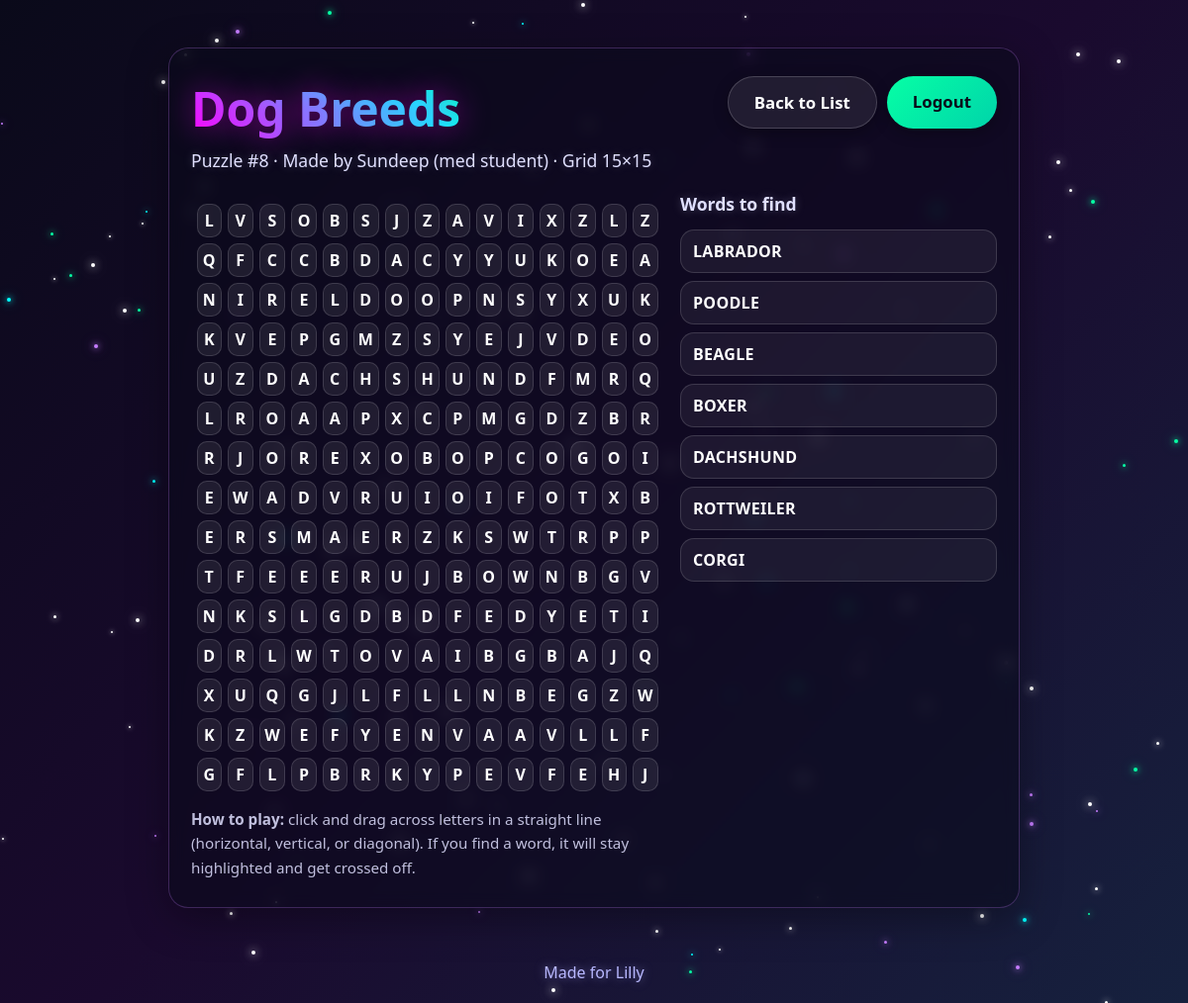
The app's page /lilly/puzzles/8 (signed in) with its own data.
### tables this page shows
CREATE TABLE puzzles (
              id INTEGER PRIMARY KEY AUTOINCREMENT,
              created_at TEXT NOT NULL,
              creator_name TEXT NOT NULL,
              theme TEXT NOT NULL,
              grid_size INTEGER NOT NULL,
              words_json TEXT NOT NULL,
              grid_json TEXT NOT NULL,
              placements_json TEXT NOT NULL
            );

### app.py (the view)
@app.route("/lilly/puzzles/<int:puzzle_id>")
def lilly_solve(puzzle_id: int):
    if not lilly_is_authed():
        return redirect(url_for("lilly_login"))
    with get_db() as conn:
        row = conn.execute("SELECT * FROM puzzles WHERE id = ?", (puzzle_id,)).fetchone()
    if row is None:
        return "Puzzle not found", 404
    words = json.loads(row["words_json"])
    grid = json.loads(row["grid_json"])
    found_words = set(get_progress(puzzle_id))
    found_cells: dict[str, list[list[int]]] = {}
    try:
        placements = json.loads(row["placements_json"])
    except json.JSONDecodeError:
        placements = []
    for pl in placements:
        w = str(pl.get("word") or "").upper()
        cells = pl.get("cells") or []
        if w and w in found_words and isinstance(cells, list):
            found_cells[w] = cells
    return render_template(
        "lilly_solve.html",
        puzzle={
            "id": row["id"],
            "theme": row["theme"],
            "creator_name": row["creator_name"],
            "grid_size": row["grid_size"],
            "words": words,
            "grid": grid,
            "found_words": sorted(found_words),
            "found_cells": found_cells,
        },
    )

### app.py (called while the page is built)
def get_db() -> sqlite3.Connection:
    conn = sqlite3.connect(DB_PATH)
    conn.row_factory = sqlite3.Row
    conn.execute("PRAGMA foreign_keys = ON")
    return conn

def lilly_is_authed() -> bool:
    return bool(session.get("lilly_authed"))

def get_progress(puzzle_id: int) -> list[str]:
    with get_db() as conn:
        row = conn.execute(
            "SELECT found_words_json FROM lilly_progress WHERE puzzle_id = ?",
            (puzzle_id,),
        ).fetchone()
    if row is None:
        return []
    try:
        data = json.loads(row["found_words_json"])
        return [str(w).upper() for w in data if str(w).strip()]
    except json.JSONDecodeError:
        return []

### templates/lilly_solve.html (shortened to what this page needs)
{% extends "base.html" %}
{% block content %}
<div class="card">
  <div style="display:flex; align-items:flex-start; justify-content:space-between; gap:12px; flex-wrap:wrap;">
    <div style="text-align:left;">
      <h1 style="margin-bottom:6px;">{{ puzzle.theme }}</h1>
      <div class="subtitle" style="margin-bottom:0;">
        Puzzle #{{ puzzle.id }} · Made by {{ puzzle.creator_name }} · Grid {{ puzzle.grid_size }}×{{ puzzle.grid_size }}
      </div>
    </div>
    <div style="display:flex; gap:10px; flex-wrap:wrap;">
      <a class="btn btn-ghost" href="{{ url_for('lilly_dashboard') }}">Back to List</a>
      <a class="btn btn-secondary" href="{{ url_for('lilly_logout') }}">Logout</a>
    </div>
  </div>
  <div class="layout" style="margin-top: 14px;">
    <div class="grid-wrap">
      <table class="grid" aria-label="Word search puzzle grid">
        <tbody>
          {% for row in puzzle.grid %}
          {% set r = loop.index0 %}
          <tr>
            {% for ch in row %}
            <td class="cell" data-r="{{ r }}" data-c="{{ loop.index0 }}">{{ ch }}</td>
            {% endfor %}
          </tr>
          {% endfor %}
        </tbody>
      </table>
      <div class="hint">
        <strong>How to play:</strong> click and drag across letters in a straight line (horizontal, vertical, or diagonal).
        If you find a word, it will stay highlighted and get crossed off.
      </div>
    </div>
    <div>
      <div class="subtitle" style="margin-bottom: 0; text-align:left;"><strong>Words to find</strong></div>
      <div class="wordlist" id="wordlist">
        {% for w in puzzle.words %}
        <div class="word {% if w in puzzle.found_words %}done{% endif %}" data-word="{{ w }}">{{ w }}</div>
        {% endfor %}
      </div>
    </div>
  </div>
</div>
{% endblock %}

### templates/base.html (style rules this page uses)
* { margin: 0; padding: 0; box-sizing: border-box; }
body { font-family: 'Comic Sans MS', 'Segoe UI', Tahoma, Geneva, Verdana, sans-serif; background: linear-gradient(135deg, #0a0a1a 0%, #1a0a2e 50%, #16213e 100%); min-height: 100vh; color: #ffffff; position: relative; overflow-x: hidden; }
.card { background: rgba(10, 10, 26, 0.55); border: 1px solid rgba(199, 125, 255, 0.25); box-shadow: 0 10px 40px rgba(0, 0, 0, 0.35); backdrop-filter: blur(8px); border-radius: 20px; padding: 28px 22px; }
h1 { font-size: 3rem; margin-bottom: 18px; background: linear-gradient(45deg, #ff00ff, #00ffff, #00ff00); -webkit-background-clip: text; -webkit-text-fill-color: transparent; background-clip: text; text-shadow: 0 0 30px rgba(255, 0, 255, 0.5); }
.subtitle { color: #e0e0ff; text-shadow: 0 0 10px rgba(224, 224, 255, 0.25); font-size: 1.1rem; line-height: 1.7; margin-bottom: 22px; }
.btn { padding: 14px 26px; font-size: 1.05rem; font-weight: bold; border: none; border-radius: 999px; cursor: pointer; transition: transform 0.2s ease, box-shadow 0.2s ease, filter 0.2s ease; text-decoration: none; display: inline-block; box-shadow: 0 4px 15px rgba(0, 0, 0, 0.3); font-family: 'Comic Sans MS', 'Segoe UI', sans-serif; }
.btn-secondary { background: linear-gradient(135deg, #06ffa5, #00d4aa); color: #0a0a1a; }
.btn-ghost { background: rgba(255,255,255,0.08); color: #fff; border: 1px solid rgba(255,255,255,0.18); }

### templates/lilly_solve.html (style rules this page uses)
.layout { display: grid; grid-template-columns: 1fr 320px; gap: 16px; align-items: start; text-align: left; }
.grid-wrap { overflow-x: auto; }
table.grid { border-collapse: separate; border-spacing: 6px; margin: 8px auto 0; }
table.grid td { width: 34px; height: 34px; text-align: center; vertical-align: middle; border-radius: 10px; background: rgba(255,255,255,0.08); border: 1px solid rgba(255,255,255,0.14); font-weight: 900; letter-spacing: 0.5px; user-select: none; cursor: pointer; transition: transform 120ms ease, filter 120ms ease, background 120ms ease; }
.wordlist { display: flex; flex-direction: column; gap: 8px; margin-top: 10px; }
.word { padding: 10px 12px; border-radius: 14px; border: 1px solid rgba(255,255,255,0.14); background: rgba(255,255,255,0.06); font-weight: 900; letter-spacing: 0.3px; display:flex; align-items:center; justify-content:space-between; gap:10px; }
.hint { color: rgba(224,224,255,0.85); font-size: 0.95rem; line-height: 1.6; margin-top: 10px; }

### records on screen
puzzles: theme "Dog Breeds", id "8", creator_name "Sundeep (med student)", grid_size "15"

### other values on screen
{{ ch }} "L" "V" "S" "O" "B" "S" "J" "Z" "A" "V" "I" "X" "Z" "L" "Z" "Q" "F" "C" "C" "B" "D" "A" "C" "Y" "Y" "U" "K" "O" "E" "A" "N" "I" "R" "E" "L" "D" "O" "O" "P" "N" "S" "Y" "X" "U" "K" "K" "V" "E" "P" "G" "M" "Z" "S" "Y" "E" "J" "V" "D" "E" "O" "U" "Z" "D" "A" "C" "H" "S" "H" "U" "N" "D" "F" "M" "R" "Q" "L" "R" "O" "A" "A" "P" "X" "C" "P" "M" "G" "D" "Z" "B" "R" "R" "J" "O" "R" "E" "X" "O" "B" "O" "P" "C" "O" "G" "O" "I" "E" "W" "A" "D" "V" "R" "U" "I" "O" "I" "F" "O" "T" "X" "B" "E" "R" "S" "M" "A" "E" "R" "Z" "K" "S" "W" "T" "R" "P" "P" "T" "F" "E" "E" "E" "R" "U" "J" "B" "O" "W" "N" "B" "G" "V" "N" "K" "S" "L" "G" "D" "B" "D" "F" "E" "D" "Y" "E" "T" "I" "D" "R" "L" "W" "T" "O" "V" "A" "I" "B" "G" "B" "A" "J" "Q" "X" "U" "Q" "G" "J" "L" "F" "L" "L" "N" "B" "E" "G" "Z" "W" "K" "Z" "W" "E" "F" "Y" "E" "N" "V" "A" "A" "V" "L" "L" "F" "G" "F" "L" "P" "B" "R" "K" "Y" "P" "E" "V" "F" "E" "H" "J"
{{ w }} "LABRADOR" "POODLE" "BEAGLE" "BOXER" "DACHSHUND" "ROTTWEILER" "CORGI"
